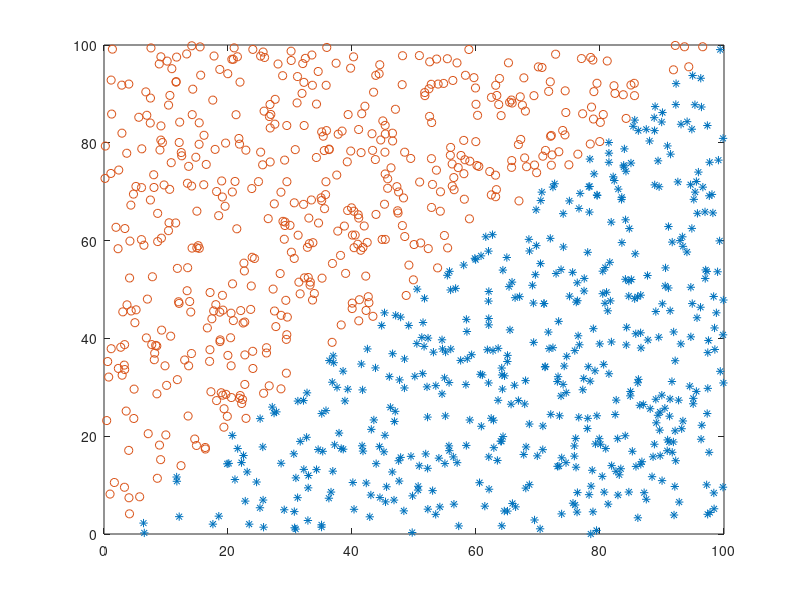

This figure's MATLAB source: (Note: this script raises an error after producing the figure.)
clear;
clc;
allPoints = rand(2,1000)*100;
X = allPoints(1,:)';
Y = allPoints(2,:)';
plot(X,Y,'o');

idx = find(Y<X);   
x1 = X(idx);
y1 = Y(idx);

idx = find(not(Y<X));    
x2 = X(idx);
y2 = Y(idx);

plot(x1,y1,'*',x2,y2,'o')

rozdil = (Y>X);
hotovo = [allPoints' rozdil];
csvname = 'data\sikme_plochy.csv';
generateFile(x1,y1,x2,y2,csvname)